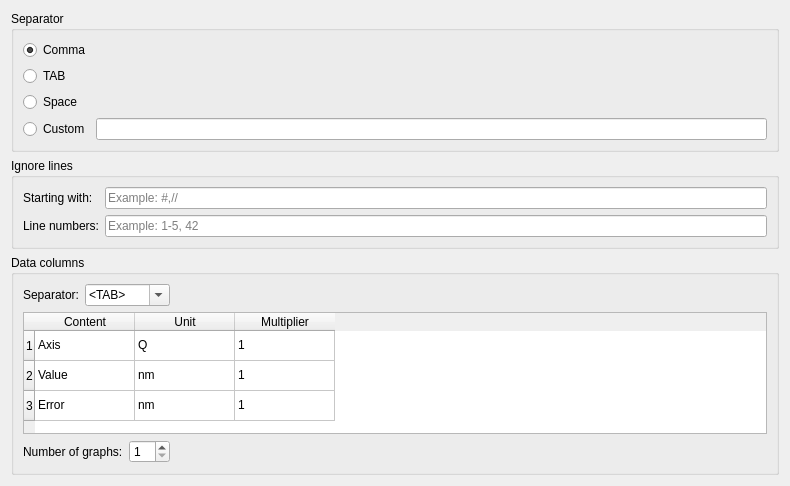
<?xml version="1.0" encoding="UTF-8"?>
<ui version="4.0">
 <class>ConfigurableDataLoaderProperties</class>
 <widget class="QWidget" name="ConfigurableDataLoaderProperties">
  <property name="geometry">
   <rect>
    <x>0</x>
    <y>0</y>
    <width>790</width>
    <height>486</height>
   </rect>
  </property>
  <property name="windowTitle">
   <string>Form</string>
  </property>
  <layout class="QVBoxLayout" name="verticalLayout_2">
   <item>
    <widget class="QGroupBox" name="groupBox_3">
     <property name="title">
      <string>Separator</string>
     </property>
     <layout class="QVBoxLayout" name="verticalLayout">
      <item>
       <widget class="QRadioButton" name="radioButton_4">
        <property name="text">
         <string>Comma</string>
        </property>
        <property name="checked">
         <bool>true</bool>
        </property>
       </widget>
      </item>
      <item>
       <widget class="QRadioButton" name="radioButton_5">
        <property name="text">
         <string>TAB</string>
        </property>
       </widget>
      </item>
      <item>
       <widget class="QRadioButton" name="radioButton_6">
        <property name="text">
         <string>Space</string>
        </property>
       </widget>
      </item>
      <item>
       <layout class="QHBoxLayout" name="horizontalLayout">
        <item>
         <widget class="QRadioButton" name="radioButton_7">
          <property name="text">
           <string>Custom</string>
          </property>
         </widget>
        </item>
        <item>
         <widget class="QLineEdit" name="lineEdit_3"/>
        </item>
       </layout>
      </item>
     </layout>
    </widget>
   </item>
   <item>
    <widget class="QGroupBox" name="groupBox_2">
     <property name="title">
      <string>Ignore lines</string>
     </property>
     <layout class="QFormLayout" name="formLayout">
      <item row="0" column="1">
       <widget class="QLineEdit" name="ignoreStartingEdit">
        <property name="text">
         <string/>
        </property>
        <property name="placeholderText">
         <string>Example: #,//</string>
        </property>
       </widget>
      </item>
      <item row="1" column="1">
       <widget class="QLineEdit" name="lineEdit_2">
        <property name="placeholderText">
         <string>Example: 1-5, 42</string>
        </property>
       </widget>
      </item>
      <item row="1" column="0">
       <widget class="QLabel" name="label_2">
        <property name="text">
         <string>Line numbers:</string>
        </property>
       </widget>
      </item>
      <item row="0" column="0">
       <widget class="QLabel" name="label_3">
        <property name="text">
         <string>Starting with:</string>
        </property>
       </widget>
      </item>
     </layout>
    </widget>
   </item>
   <item>
    <widget class="QGroupBox" name="groupBox">
     <property name="title">
      <string>Data columns</string>
     </property>
     <layout class="QVBoxLayout" name="verticalLayout_4">
      <item>
       <layout class="QHBoxLayout" name="horizontalLayout_5">
        <item>
         <widget class="QLabel" name="label_4">
          <property name="text">
           <string>Separator:</string>
          </property>
         </widget>
        </item>
        <item>
         <widget class="QComboBox" name="comboBox">
          <property name="editable">
           <bool>true</bool>
          </property>
          <item>
           <property name="text">
            <string>&lt;TAB&gt;</string>
           </property>
          </item>
          <item>
           <property name="text">
            <string>,</string>
           </property>
          </item>
          <item>
           <property name="text">
            <string>;</string>
           </property>
          </item>
          <item>
           <property name="text">
            <string>&lt;SPACE&gt;</string>
           </property>
          </item>
         </widget>
        </item>
        <item>
         <spacer name="horizontalSpacer_4">
          <property name="orientation">
           <enum>Qt::Horizontal</enum>
          </property>
          <property name="sizeHint" stdset="0">
           <size>
            <width>40</width>
            <height>20</height>
           </size>
          </property>
         </spacer>
        </item>
       </layout>
      </item>
      <item>
       <widget class="QTableWidget" name="tableWidget">
        <row>
         <property name="text">
          <string>1</string>
         </property>
        </row>
        <row>
         <property name="text">
          <string>2</string>
         </property>
        </row>
        <row>
         <property name="text">
          <string>3</string>
         </property>
        </row>
        <column>
         <property name="text">
          <string>Content</string>
         </property>
        </column>
        <column>
         <property name="text">
          <string>Unit</string>
         </property>
        </column>
        <column>
         <property name="text">
          <string>Multiplier</string>
         </property>
        </column>
        <item row="0" column="0">
         <property name="text">
          <string>Axis</string>
         </property>
        </item>
        <item row="0" column="1">
         <property name="text">
          <string>Q</string>
         </property>
        </item>
        <item row="0" column="2">
         <property name="text">
          <string>1</string>
         </property>
        </item>
        <item row="1" column="0">
         <property name="text">
          <string>Value</string>
         </property>
        </item>
        <item row="1" column="1">
         <property name="text">
          <string>nm</string>
         </property>
        </item>
        <item row="1" column="2">
         <property name="text">
          <string>1</string>
         </property>
        </item>
        <item row="2" column="0">
         <property name="text">
          <string>Error</string>
         </property>
        </item>
        <item row="2" column="1">
         <property name="text">
          <string>nm</string>
         </property>
        </item>
        <item row="2" column="2">
         <property name="text">
          <string>1</string>
         </property>
        </item>
       </widget>
      </item>
      <item>
       <layout class="QHBoxLayout" name="horizontalLayout_4">
        <item>
         <widget class="QLabel" name="label">
          <property name="text">
           <string>Number of graphs:</string>
          </property>
         </widget>
        </item>
        <item>
         <widget class="QSpinBox" name="spinBox">
          <property name="minimum">
           <number>1</number>
          </property>
          <property name="maximum">
           <number>10</number>
          </property>
         </widget>
        </item>
        <item>
         <spacer name="horizontalSpacer_3">
          <property name="orientation">
           <enum>Qt::Horizontal</enum>
          </property>
          <property name="sizeHint" stdset="0">
           <size>
            <width>40</width>
            <height>20</height>
           </size>
          </property>
         </spacer>
        </item>
       </layout>
      </item>
     </layout>
    </widget>
   </item>
  </layout>
 </widget>
 <resources/>
 <connections/>
</ui>
